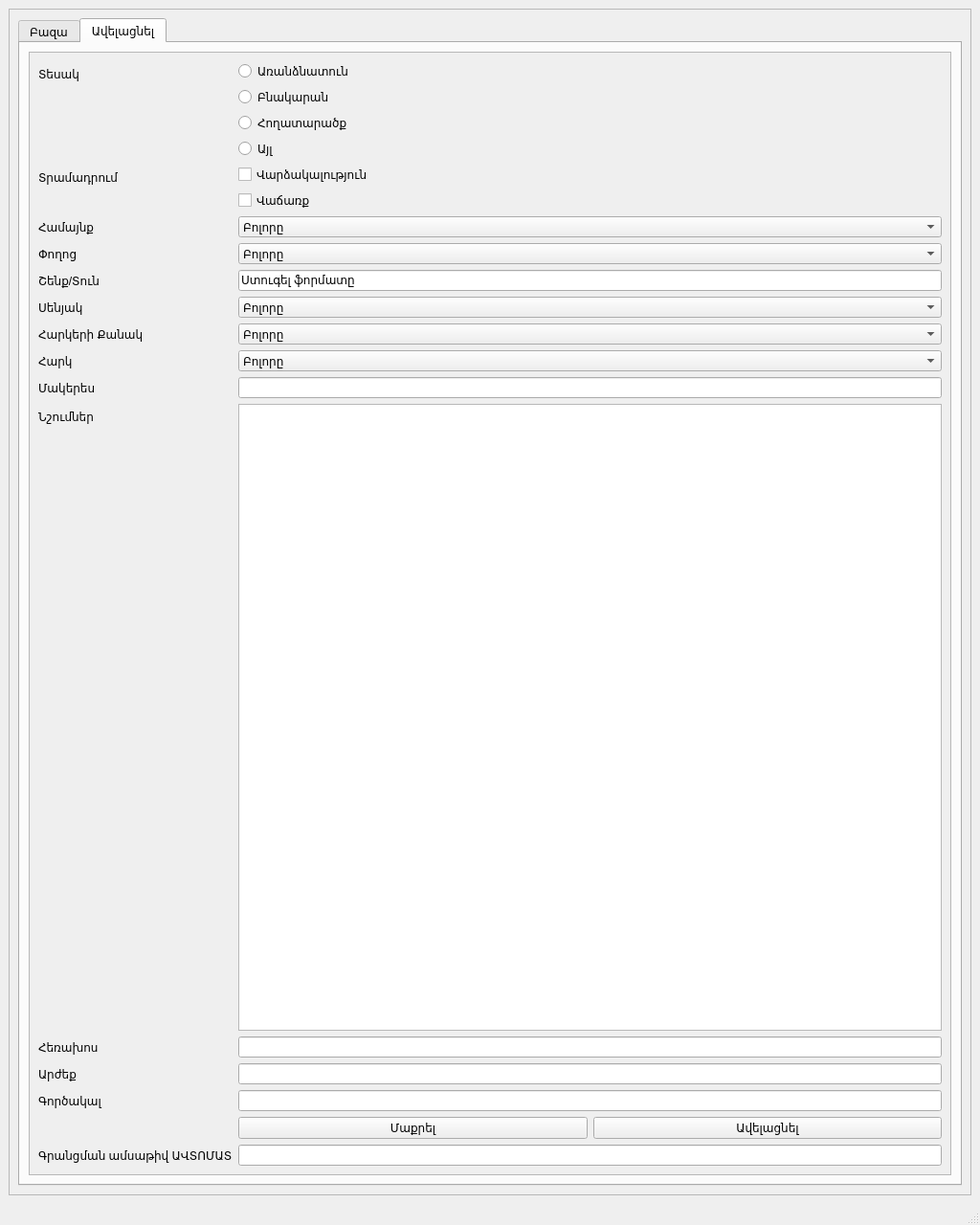
<?xml version="1.0" encoding="UTF-8"?>
<ui version="4.0">
 <class>MainWindow</class>
 <widget class="QMainWindow" name="MainWindow">
  <property name="geometry">
   <rect>
    <x>0</x>
    <y>0</y>
    <width>1024</width>
    <height>1280</height>
   </rect>
  </property>
  <property name="windowTitle">
   <string>MainWindow</string>
  </property>
  <widget class="QWidget" name="centralwidget">
   <layout class="QGridLayout" name="gridLayout">
    <item row="0" column="0">
     <widget class="QScrollArea" name="ScrollAreaMain">
      <property name="widgetResizable">
       <bool>true</bool>
      </property>
      <widget class="QWidget" name="scrollAreaWidgetContents_9">
       <property name="geometry">
        <rect>
         <x>0</x>
         <y>0</y>
         <width>1004</width>
         <height>1213</height>
        </rect>
       </property>
       <layout class="QGridLayout" name="gridLayout_3">
        <item row="0" column="0">
         <widget class="QTabWidget" name="search_base_tab">
          <property name="sizePolicy">
           <sizepolicy hsizetype="Preferred" vsizetype="Expanding">
            <horstretch>0</horstretch>
            <verstretch>0</verstretch>
           </sizepolicy>
          </property>
          <property name="currentIndex">
           <number>1</number>
          </property>
          <widget class="QWidget" name="tab">
           <attribute name="title">
            <string>Բազա</string>
           </attribute>
           <layout class="QHBoxLayout" name="horizontalLayout_2">
            <item>
             <widget class="QScrollArea" name="seacrh_scroll_area">
              <property name="widgetResizable">
               <bool>true</bool>
              </property>
              <widget class="QWidget" name="scrollAreaWidgetContents_8">
               <property name="geometry">
                <rect>
                 <x>0</x>
                 <y>0</y>
                 <width>962</width>
                 <height>1142</height>
                </rect>
               </property>
               <layout class="QGridLayout" name="gridLayout_2">
                <item row="0" column="1">
                 <widget class="QTableView" name="tableView"/>
                </item>
                <item row="0" column="0">
                 <layout class="QFormLayout" name="seacrh_form_layout">
                  <property name="fieldGrowthPolicy">
                   <enum>QFormLayout::AllNonFixedFieldsGrow</enum>
                  </property>
                  <item row="1" column="0">
                   <widget class="QLabel" name="code">
                    <property name="text">
                     <string>Կոդ</string>
                    </property>
                   </widget>
                  </item>
                  <item row="1" column="1">
                   <widget class="QLineEdit" name="code_lineedit_search"/>
                  </item>
                  <item row="2" column="0">
                   <widget class="QLabel" name="type">
                    <property name="text">
                     <string>Տեսակ</string>
                    </property>
                   </widget>
                  </item>
                  <item row="2" column="1">
                   <layout class="QVBoxLayout" name="type_form_layout">
                    <item>
                     <widget class="QCheckBox" name="checkbox_house">
                      <property name="text">
                       <string>Առանձնատուն</string>
                      </property>
                     </widget>
                    </item>
                    <item>
                     <widget class="QCheckBox" name="checkbox_appartment">
                      <property name="text">
                       <string>Բնակարան</string>
                      </property>
                     </widget>
                    </item>
                    <item>
                     <widget class="QCheckBox" name="checkbox_land">
                      <property name="text">
                       <string>Հողատարածք</string>
                      </property>
                     </widget>
                    </item>
                    <item>
                     <widget class="QCheckBox" name="checkbox_other">
                      <property name="text">
                       <string>Այլ</string>
                      </property>
                     </widget>
                    </item>
                   </layout>
                  </item>
                  <item row="3" column="0">
                   <widget class="QLabel" name="provide">
                    <property name="text">
                     <string>Տրամադրում</string>
                    </property>
                   </widget>
                  </item>
                  <item row="3" column="1">
                   <layout class="QVBoxLayout" name="vertical_layout_provide">
                    <item>
                     <widget class="QCheckBox" name="checkbox_rent">
                      <property name="text">
                       <string>Վարձակալություն</string>
                      </property>
                     </widget>
                    </item>
                    <item>
                     <widget class="QCheckBox" name="checkbox_sell">
                      <property name="text">
                       <string>Վաճառք</string>
                      </property>
                     </widget>
                    </item>
                   </layout>
                  </item>
                  <item row="4" column="0">
                   <widget class="QLabel" name="district">
                    <property name="text">
                     <string>Համայնք</string>
                    </property>
                   </widget>
                  </item>
                  <item row="4" column="1">
                   <widget class="QComboBox" name="district_dropdown_select">
                    <item>
                     <property name="text">
                      <string>Բոլորը</string>
                     </property>
                    </item>
                    <item>
                     <property name="text">
                      <string>Ավան</string>
                     </property>
                    </item>
                    <item>
                     <property name="text">
                      <string>Դավթաշեն</string>
                     </property>
                    </item>
                    <item>
                     <property name="text">
                      <string>Արաբկիր</string>
                     </property>
                    </item>
                   </widget>
                  </item>
                  <item row="5" column="0">
                   <widget class="QLabel" name="street">
                    <property name="text">
                     <string>Փողոց</string>
                    </property>
                   </widget>
                  </item>
                  <item row="5" column="1">
                   <widget class="QComboBox" name="street_dropdown_search">
                    <item>
                     <property name="text">
                      <string>Բոլորը</string>
                     </property>
                    </item>
                    <item>
                     <property name="text">
                      <string>Տիգրան Պետրոսյան</string>
                     </property>
                    </item>
                    <item>
                     <property name="text">
                      <string>Արմեն Տիգրանյան</string>
                     </property>
                    </item>
                    <item>
                     <property name="text">
                      <string>Հրաչյա Քոչար</string>
                     </property>
                    </item>
                    <item>
                     <property name="text">
                      <string>Չկա</string>
                     </property>
                    </item>
                   </widget>
                  </item>
                  <item row="6" column="0">
                   <widget class="QLabel" name="home">
                    <property name="text">
                     <string>Շենք/Տուն</string>
                    </property>
                   </widget>
                  </item>
                  <item row="6" column="1">
                   <widget class="QLineEdit" name="format_home_flat_search"/>
                  </item>
                  <item row="7" column="0">
                   <widget class="QLabel" name="room">
                    <property name="text">
                     <string>Սենյակ</string>
                    </property>
                   </widget>
                  </item>
                  <item row="7" column="1">
                   <widget class="QComboBox" name="rooms_dropdown_search">
                    <item>
                     <property name="text">
                      <string>Բոլորը</string>
                     </property>
                    </item>
                    <item>
                     <property name="text">
                      <string>1</string>
                     </property>
                    </item>
                    <item>
                     <property name="text">
                      <string>2</string>
                     </property>
                    </item>
                    <item>
                     <property name="text">
                      <string>3</string>
                     </property>
                    </item>
                    <item>
                     <property name="text">
                      <string>4</string>
                     </property>
                    </item>
                    <item>
                     <property name="text">
                      <string>5</string>
                     </property>
                    </item>
                    <item>
                     <property name="text">
                      <string>8+</string>
                     </property>
                    </item>
                   </widget>
                  </item>
                  <item row="8" column="0">
                   <widget class="QLabel" name="floors_count">
                    <property name="text">
                     <string>Հարկերի Քանակ</string>
                    </property>
                   </widget>
                  </item>
                  <item row="8" column="1">
                   <widget class="QComboBox" name="floors_count_search">
                    <item>
                     <property name="text">
                      <string>Բոլորը</string>
                     </property>
                    </item>
                    <item>
                     <property name="text">
                      <string>1</string>
                     </property>
                    </item>
                    <item>
                     <property name="text">
                      <string>2</string>
                     </property>
                    </item>
                    <item>
                     <property name="text">
                      <string>3</string>
                     </property>
                    </item>
                    <item>
                     <property name="text">
                      <string>4</string>
                     </property>
                    </item>
                    <item>
                     <property name="text">
                      <string>5</string>
                     </property>
                    </item>
                    <item>
                     <property name="text">
                      <string>6</string>
                     </property>
                    </item>
                    <item>
                     <property name="text">
                      <string>7</string>
                     </property>
                    </item>
                    <item>
                     <property name="text">
                      <string>8</string>
                     </property>
                    </item>
                    <item>
                     <property name="text">
                      <string>9</string>
                     </property>
                    </item>
                    <item>
                     <property name="text">
                      <string>10</string>
                     </property>
                    </item>
                    <item>
                     <property name="text">
                      <string>11</string>
                     </property>
                    </item>
                    <item>
                     <property name="text">
                      <string>12</string>
                     </property>
                    </item>
                    <item>
                     <property name="text">
                      <string>13</string>
                     </property>
                    </item>
                    <item>
                     <property name="text">
                      <string>14</string>
                     </property>
                    </item>
                    <item>
                     <property name="text">
                      <string>15</string>
                     </property>
                    </item>
                    <item>
                     <property name="text">
                      <string>16</string>
                     </property>
                    </item>
                    <item>
                     <property name="text">
                      <string>17</string>
                     </property>
                    </item>
                    <item>
                     <property name="text">
                      <string>18</string>
                     </property>
                    </item>
                    <item>
                     <property name="text">
                      <string>19</string>
                     </property>
                    </item>
                    <item>
                     <property name="text">
                      <string>20</string>
                     </property>
                    </item>
                    <item>
                     <property name="text">
                      <string>21</string>
                     </property>
                    </item>
                    <item>
                     <property name="text">
                      <string>22</string>
                     </property>
                    </item>
                    <item>
                     <property name="text">
                      <string>23</string>
                     </property>
                    </item>
                    <item>
                     <property name="text">
                      <string>24</string>
                     </property>
                    </item>
                    <item>
                     <property name="text">
                      <string>25</string>
                     </property>
                    </item>
                   </widget>
                  </item>
                  <item row="9" column="0">
                   <widget class="QLabel" name="floor">
                    <property name="text">
                     <string>Հարկ</string>
                    </property>
                   </widget>
                  </item>
                  <item row="9" column="1">
                   <widget class="QComboBox" name="search_the_floor_dropdown">
                    <item>
                     <property name="text">
                      <string>Բոլորը</string>
                     </property>
                    </item>
                    <item>
                     <property name="text">
                      <string>1</string>
                     </property>
                    </item>
                    <item>
                     <property name="text">
                      <string>2</string>
                     </property>
                    </item>
                    <item>
                     <property name="text">
                      <string>3</string>
                     </property>
                    </item>
                    <item>
                     <property name="text">
                      <string>4</string>
                     </property>
                    </item>
                    <item>
                     <property name="text">
                      <string>5</string>
                     </property>
                    </item>
                    <item>
                     <property name="text">
                      <string>6</string>
                     </property>
                    </item>
                    <item>
                     <property name="text">
                      <string>7</string>
                     </property>
                    </item>
                    <item>
                     <property name="text">
                      <string>8</string>
                     </property>
                    </item>
                    <item>
                     <property name="text">
                      <string>9</string>
                     </property>
                    </item>
                    <item>
                     <property name="text">
                      <string>10</string>
                     </property>
                    </item>
                    <item>
                     <property name="text">
                      <string>11</string>
                     </property>
                    </item>
                    <item>
                     <property name="text">
                      <string>12</string>
                     </property>
                    </item>
                    <item>
                     <property name="text">
                      <string>13</string>
                     </property>
                    </item>
                    <item>
                     <property name="text">
                      <string>14</string>
                     </property>
                    </item>
                    <item>
                     <property name="text">
                      <string>15</string>
                     </property>
                    </item>
                    <item>
                     <property name="text">
                      <string>16</string>
                     </property>
                    </item>
                    <item>
                     <property name="text">
                      <string>17</string>
                     </property>
                    </item>
                    <item>
                     <property name="text">
                      <string>18</string>
                     </property>
                    </item>
                    <item>
                     <property name="text">
                      <string>19</string>
                     </property>
                    </item>
                    <item>
                     <property name="text">
                      <string>20</string>
                     </property>
                    </item>
                    <item>
                     <property name="text">
                      <string>21</string>
                     </property>
                    </item>
                    <item>
                     <property name="text">
                      <string>22</string>
                     </property>
                    </item>
                    <item>
                     <property name="text">
                      <string>23</string>
                     </property>
                    </item>
                    <item>
                     <property name="text">
                      <string>24</string>
                     </property>
                    </item>
                    <item>
                     <property name="text">
                      <string>25</string>
                     </property>
                    </item>
                   </widget>
                  </item>
                  <item row="10" column="0">
                   <widget class="QLabel" name="square">
                    <property name="text">
                     <string>Մակերես</string>
                    </property>
                   </widget>
                  </item>
                  <item row="10" column="1">
                   <layout class="QHBoxLayout" name="horizontal_square_ranges_search">
                    <item>
                     <widget class="QLabel" name="label_2">
                      <property name="text">
                       <string>Սկսած</string>
                      </property>
                     </widget>
                    </item>
                    <item>
                     <widget class="QLineEdit" name="search_square_from"/>
                    </item>
                    <item>
                     <widget class="QLabel" name="label">
                      <property name="text">
                       <string>-</string>
                      </property>
                     </widget>
                    </item>
                    <item>
                     <widget class="QLabel" name="label_3">
                      <property name="text">
                       <string>Վերջացրած</string>
                      </property>
                     </widget>
                    </item>
                    <item>
                     <widget class="QLineEdit" name="search_square_to"/>
                    </item>
                   </layout>
                  </item>
                  <item row="11" column="0">
                   <widget class="QLabel" name="price">
                    <property name="text">
                     <string>Արժեք</string>
                    </property>
                   </widget>
                  </item>
                  <item row="11" column="1">
                   <layout class="QHBoxLayout" name="horizontal_layout_search_prices">
                    <item>
                     <widget class="QLabel" name="label_4">
                      <property name="text">
                       <string>Սկսած</string>
                      </property>
                     </widget>
                    </item>
                    <item>
                     <widget class="QLineEdit" name="price_from"/>
                    </item>
                    <item>
                     <widget class="QLabel" name="label_5">
                      <property name="text">
                       <string>֊</string>
                      </property>
                     </widget>
                    </item>
                    <item>
                     <widget class="QLabel" name="label_6">
                      <property name="text">
                       <string>Վերջացրած</string>
                      </property>
                     </widget>
                    </item>
                    <item>
                     <widget class="QLineEdit" name="price_to"/>
                    </item>
                   </layout>
                  </item>
                  <item row="12" column="0">
                   <widget class="QLabel" name="gorcakal">
                    <property name="text">
                     <string>Գործակալ</string>
                    </property>
                   </widget>
                  </item>
                  <item row="12" column="1">
                   <widget class="QLineEdit" name="user_name_of_worker_search"/>
                  </item>
                  <item row="13" column="1">
                   <layout class="QHBoxLayout" name="search_horizontal_layout_for_buttons">
                    <item>
                     <widget class="QPushButton" name="button_clear">
                      <property name="text">
                       <string>Մաքրել</string>
                      </property>
                     </widget>
                    </item>
                    <item>
                     <widget class="QPushButton" name="button_find">
                      <property name="text">
                       <string>Փնտրել</string>
                      </property>
                     </widget>
                    </item>
                   </layout>
                  </item>
                  <item row="0" column="0">
                   <widget class="QLabel" name="date">
                    <property name="text">
                     <string>Ամսաթիվ</string>
                    </property>
                   </widget>
                  </item>
                  <item row="0" column="1">
                   <layout class="QHBoxLayout" name="horizontal_layout_date">
                    <item>
                     <widget class="QLabel" name="label_13">
                      <property name="text">
                       <string>Սկսած</string>
                      </property>
                     </widget>
                    </item>
                    <item>
                     <widget class="QDateEdit" name="date_from"/>
                    </item>
                    <item>
                     <widget class="QLabel" name="label_14">
                      <property name="text">
                       <string>Վերջացրած</string>
                      </property>
                     </widget>
                    </item>
                    <item>
                     <widget class="QDateEdit" name="date_to"/>
                    </item>
                   </layout>
                  </item>
                  <item row="13" column="0">
                   <widget class="QLabel" name="find">
                    <property name="text">
                     <string/>
                    </property>
                   </widget>
                  </item>
                 </layout>
                </item>
               </layout>
              </widget>
             </widget>
            </item>
           </layout>
          </widget>
          <widget class="QWidget" name="tab_2">
           <attribute name="title">
            <string>Ավելացնել</string>
           </attribute>
           <layout class="QGridLayout" name="gridLayout_4">
            <item row="0" column="0">
             <widget class="QScrollArea" name="scroll_area_add">
              <property name="widgetResizable">
               <bool>true</bool>
              </property>
              <widget class="QWidget" name="scrollAreaWidgetContents_7">
               <property name="geometry">
                <rect>
                 <x>0</x>
                 <y>0</y>
                 <width>962</width>
                 <height>1142</height>
                </rect>
               </property>
               <layout class="QGridLayout" name="gridLayout_5">
                <item row="0" column="0">
                 <layout class="QFormLayout" name="formLayout_add">
                  <property name="fieldGrowthPolicy">
                   <enum>QFormLayout::AllNonFixedFieldsGrow</enum>
                  </property>
                  <item row="0" column="0">
                   <widget class="QLabel" name="type_add">
                    <property name="text">
                     <string>Տեսակ</string>
                    </property>
                   </widget>
                  </item>
                  <item row="0" column="1">
                   <layout class="QVBoxLayout" name="vertical_layout_type">
                    <item>
                     <widget class="QRadioButton" name="radio_button_house">
                      <property name="text">
                       <string>Առանձնատուն</string>
                      </property>
                     </widget>
                    </item>
                    <item>
                     <widget class="QRadioButton" name="radioButton_appartament">
                      <property name="text">
                       <string>Բնակարան</string>
                      </property>
                     </widget>
                    </item>
                    <item>
                     <widget class="QRadioButton" name="radio_button_land">
                      <property name="text">
                       <string>Հողատարածք</string>
                      </property>
                     </widget>
                    </item>
                    <item>
                     <widget class="QRadioButton" name="radioButton_other">
                      <property name="text">
                       <string>Այլ</string>
                      </property>
                     </widget>
                    </item>
                   </layout>
                  </item>
                  <item row="1" column="0">
                   <widget class="QLabel" name="provide_add">
                    <property name="text">
                     <string>Տրամադրում</string>
                    </property>
                   </widget>
                  </item>
                  <item row="1" column="1">
                   <layout class="QVBoxLayout" name="verticalLayout_provide">
                    <item>
                     <widget class="QCheckBox" name="checkBox_rent">
                      <property name="text">
                       <string>Վարձակալություն</string>
                      </property>
                     </widget>
                    </item>
                    <item>
                     <widget class="QCheckBox" name="checkBox_sell">
                      <property name="text">
                       <string>Վաճառք</string>
                      </property>
                     </widget>
                    </item>
                   </layout>
                  </item>
                  <item row="2" column="0">
                   <widget class="QLabel" name="district_add">
                    <property name="text">
                     <string>Համայնք</string>
                    </property>
                   </widget>
                  </item>
                  <item row="2" column="1">
                   <widget class="QComboBox" name="dropdown_add_district">
                    <item>
                     <property name="text">
                      <string>Բոլորը</string>
                     </property>
                    </item>
                    <item>
                     <property name="text">
                      <string>Ավան</string>
                     </property>
                    </item>
                    <item>
                     <property name="text">
                      <string>Դավթաշեն</string>
                     </property>
                    </item>
                    <item>
                     <property name="text">
                      <string>Արաբկիր</string>
                     </property>
                    </item>
                   </widget>
                  </item>
                  <item row="3" column="0">
                   <widget class="QLabel" name="street_add">
                    <property name="text">
                     <string>Փողոց</string>
                    </property>
                   </widget>
                  </item>
                  <item row="3" column="1">
                   <widget class="QComboBox" name="dropdown_add_street">
                    <item>
                     <property name="text">
                      <string>Բոլորը</string>
                     </property>
                    </item>
                    <item>
                     <property name="text">
                      <string>Տիգրան Պետրոսյան</string>
                     </property>
                    </item>
                    <item>
                     <property name="text">
                      <string>Արմեն Տիգրանյան</string>
                     </property>
                    </item>
                    <item>
                     <property name="text">
                      <string>Հրաչյա Քոչար</string>
                     </property>
                    </item>
                    <item>
                     <property name="text">
                      <string>Չկա</string>
                     </property>
                    </item>
                   </widget>
                  </item>
                  <item row="4" column="0">
                   <widget class="QLabel" name="home_add">
                    <property name="text">
                     <string>Շենք/Տուն</string>
                    </property>
                   </widget>
                  </item>
                  <item row="4" column="1">
                   <widget class="QLineEdit" name="add_format_of_property">
                    <property name="text">
                     <string>Ստուգել ֆորմատը</string>
                    </property>
                   </widget>
                  </item>
                  <item row="5" column="0">
                   <widget class="QLabel" name="rooms_add">
                    <property name="text">
                     <string>Սենյակ</string>
                    </property>
                   </widget>
                  </item>
                  <item row="5" column="1">
                   <widget class="QComboBox" name="dropdown_add_rooms">
                    <item>
                     <property name="text">
                      <string>Բոլորը</string>
                     </property>
                    </item>
                    <item>
                     <property name="text">
                      <string>1</string>
                     </property>
                    </item>
                    <item>
                     <property name="text">
                      <string>2</string>
                     </property>
                    </item>
                    <item>
                     <property name="text">
                      <string>3</string>
                     </property>
                    </item>
                    <item>
                     <property name="text">
                      <string>4</string>
                     </property>
                    </item>
                    <item>
                     <property name="text">
                      <string>5</string>
                     </property>
                    </item>
                    <item>
                     <property name="text">
                      <string>8+</string>
                     </property>
                    </item>
                   </widget>
                  </item>
                  <item row="6" column="0">
                   <widget class="QLabel" name="floors_count_2">
                    <property name="text">
                     <string>Հարկերի Քանակ</string>
                    </property>
                   </widget>
                  </item>
                  <item row="6" column="1">
                   <widget class="QComboBox" name="dropdown_add_floors_count">
                    <item>
                     <property name="text">
                      <string>Բոլորը</string>
                     </property>
                    </item>
                    <item>
                     <property name="text">
                      <string>1</string>
                     </property>
                    </item>
                    <item>
                     <property name="text">
                      <string>2</string>
                     </property>
                    </item>
                    <item>
                     <property name="text">
                      <string>3</string>
                     </property>
                    </item>
                    <item>
                     <property name="text">
                      <string>4</string>
                     </property>
                    </item>
                    <item>
                     <property name="text">
                      <string>5</string>
                     </property>
                    </item>
                    <item>
                     <property name="text">
                      <string>6</string>
                     </property>
                    </item>
                    <item>
                     <property name="text">
                      <string>7</string>
                     </property>
                    </item>
                    <item>
                     <property name="text">
                      <string>8</string>
                     </property>
                    </item>
                    <item>
                     <property name="text">
                      <string>9</string>
                     </property>
                    </item>
                    <item>
                     <property name="text">
                      <string>10</string>
                     </property>
                    </item>
                    <item>
                     <property name="text">
                      <string>11</string>
                     </property>
                    </item>
                    <item>
                     <property name="text">
                      <string>12</string>
                     </property>
                    </item>
                    <item>
                     <property name="text">
                      <string>13</string>
                     </property>
                    </item>
                    <item>
                     <property name="text">
                      <string>14</string>
                     </property>
                    </item>
                    <item>
                     <property name="text">
                      <string>15</string>
                     </property>
                    </item>
                    <item>
                     <property name="text">
                      <string>16</string>
                     </property>
                    </item>
                    <item>
                     <property name="text">
                      <string>17</string>
                     </property>
                    </item>
                    <item>
                     <property name="text">
                      <string>18</string>
                     </property>
                    </item>
                    <item>
                     <property name="text">
                      <string>19</string>
                     </property>
                    </item>
                    <item>
                     <property name="text">
                      <string>20</string>
                     </property>
                    </item>
                    <item>
                     <property name="text">
                      <string>21</string>
                     </property>
                    </item>
                    <item>
                     <property name="text">
                      <string>22</string>
                     </property>
                    </item>
                    <item>
                     <property name="text">
                      <string>23</string>
                     </property>
                    </item>
                    <item>
                     <property name="text">
                      <string>24</string>
                     </property>
                    </item>
                    <item>
                     <property name="text">
                      <string>25</string>
                     </property>
                    </item>
                   </widget>
                  </item>
                  <item row="7" column="0">
                   <widget class="QLabel" name="floors">
                    <property name="text">
                     <string>Հարկ</string>
                    </property>
                   </widget>
                  </item>
                  <item row="7" column="1">
                   <widget class="QComboBox" name="dropdown_add_thefloor">
                    <item>
                     <property name="text">
                      <string>Բոլորը</string>
                     </property>
                    </item>
                    <item>
                     <property name="text">
                      <string>1</string>
                     </property>
                    </item>
                    <item>
                     <property name="text">
                      <string>2</string>
                     </property>
                    </item>
                    <item>
                     <property name="text">
                      <string>3</string>
                     </property>
                    </item>
                    <item>
                     <property name="text">
                      <string>4</string>
                     </property>
                    </item>
                    <item>
                     <property name="text">
                      <string>5</string>
                     </property>
                    </item>
                    <item>
                     <property name="text">
                      <string>6</string>
                     </property>
                    </item>
                    <item>
                     <property name="text">
                      <string>7</string>
                     </property>
                    </item>
                    <item>
                     <property name="text">
                      <string>8</string>
                     </property>
                    </item>
                    <item>
                     <property name="text">
                      <string>9</string>
                     </property>
                    </item>
                    <item>
                     <property name="text">
                      <string>10</string>
                     </property>
                    </item>
                    <item>
                     <property name="text">
                      <string>11</string>
                     </property>
                    </item>
                    <item>
                     <property name="text">
                      <string>12</string>
                     </property>
                    </item>
                    <item>
                     <property name="text">
                      <string>13</string>
                     </property>
                    </item>
                    <item>
                     <property name="text">
                      <string>14</string>
                     </property>
                    </item>
                    <item>
                     <property name="text">
                      <string>15</string>
                     </property>
                    </item>
                    <item>
                     <property name="text">
                      <string>16</string>
                     </property>
                    </item>
                    <item>
                     <property name="text">
                      <string>17</string>
                     </property>
                    </item>
                    <item>
                     <property name="text">
                      <string>18</string>
                     </property>
                    </item>
                    <item>
                     <property name="text">
                      <string>19</string>
                     </property>
                    </item>
                    <item>
                     <property name="text">
                      <string>20</string>
                     </property>
                    </item>
                    <item>
                     <property name="text">
                      <string>21</string>
                     </property>
                    </item>
                    <item>
                     <property name="text">
                      <string>22</string>
                     </property>
                    </item>
                    <item>
                     <property name="text">
                      <string>23</string>
                     </property>
                    </item>
                    <item>
                     <property name="text">
                      <string>24</string>
                     </property>
                    </item>
                    <item>
                     <property name="text">
                      <string>25</string>
                     </property>
                    </item>
                   </widget>
                  </item>
                  <item row="8" column="0">
                   <widget class="QLabel" name="square_add">
                    <property name="text">
                     <string>Մակերես</string>
                    </property>
                   </widget>
                  </item>
                  <item row="8" column="1">
                   <widget class="QLineEdit" name="lineEdit_add_square"/>
                  </item>
                  <item row="9" column="0">
                   <widget class="QLabel" name="comment">
                    <property name="text">
                     <string>Նշումներ</string>
                    </property>
                   </widget>
                  </item>
                  <item row="9" column="1">
                   <widget class="QTextEdit" name="textEdit_comment"/>
                  </item>
                  <item row="10" column="0">
                   <widget class="QLabel" name="phonenumber_add">
                    <property name="text">
                     <string>Հեռախոս </string>
                    </property>
                   </widget>
                  </item>
                  <item row="10" column="1">
                   <widget class="QLineEdit" name="lineEdit_add_number">
                    <property name="text">
                     <string/>
                    </property>
                   </widget>
                  </item>
                  <item row="11" column="0">
                   <widget class="QLabel" name="price_add">
                    <property name="text">
                     <string>Արժեք</string>
                    </property>
                   </widget>
                  </item>
                  <item row="11" column="1">
                   <widget class="QLineEdit" name="lineEdit_add_price"/>
                  </item>
                  <item row="12" column="0">
                   <widget class="QLabel" name="label_gorcakal">
                    <property name="text">
                     <string>Գործակալ</string>
                    </property>
                   </widget>
                  </item>
                  <item row="12" column="1">
                   <widget class="QLineEdit" name="user_name_worker_add">
                    <property name="text">
                     <string/>
                    </property>
                   </widget>
                  </item>
                  <item row="13" column="0">
                   <widget class="QLabel" name="find_add">
                    <property name="text">
                     <string/>
                    </property>
                   </widget>
                  </item>
                  <item row="13" column="1">
                   <layout class="QHBoxLayout" name="horizontal_buttons_add">
                    <item>
                     <widget class="QPushButton" name="clear_button_adding">
                      <property name="text">
                       <string>Մաքրել</string>
                      </property>
                     </widget>
                    </item>
                    <item>
                     <widget class="QPushButton" name="add_button">
                      <property name="text">
                       <string>Ավելացնել</string>
                      </property>
                     </widget>
                    </item>
                   </layout>
                  </item>
                  <item row="14" column="0">
                   <widget class="QLabel" name="Label">
                    <property name="text">
                     <string>Գրանցման ամսաթիվ ԱՎՏՈՄԱՏ</string>
                    </property>
                   </widget>
                  </item>
                  <item row="14" column="1">
                   <widget class="QLineEdit" name="automate_linedit"/>
                  </item>
                 </layout>
                </item>
               </layout>
              </widget>
             </widget>
            </item>
           </layout>
          </widget>
         </widget>
        </item>
       </layout>
      </widget>
     </widget>
    </item>
   </layout>
  </widget>
  <widget class="QMenuBar" name="menubar">
   <property name="geometry">
    <rect>
     <x>0</x>
     <y>0</y>
     <width>1024</width>
     <height>25</height>
    </rect>
   </property>
  </widget>
  <widget class="QStatusBar" name="statusbar"/>
 </widget>
 <resources/>
 <connections>
  <connection>
   <sender>clear_button_adding</sender>
   <signal>clicked()</signal>
   <receiver>textEdit_comment</receiver>
   <slot>clear()</slot>
   <hints>
    <hint type="sourcelabel">
     <x>439</x>
     <y>822</y>
    </hint>
    <hint type="destinationlabel">
     <x>388</x>
     <y>558</y>
    </hint>
   </hints>
  </connection>
 </connections>
</ui>
